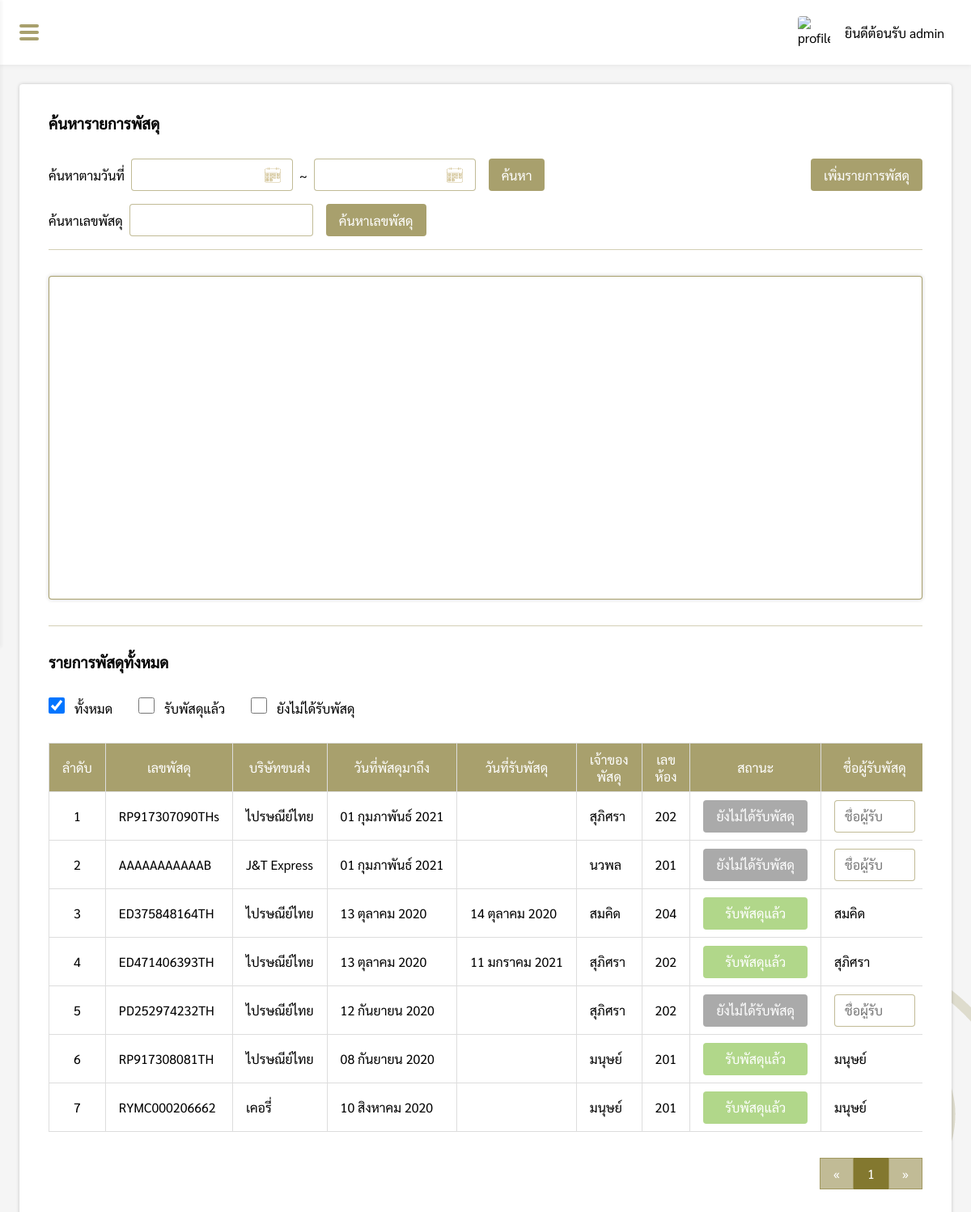
The page /pages/manage/package/index.php (signed in) on the database as committed earlier.
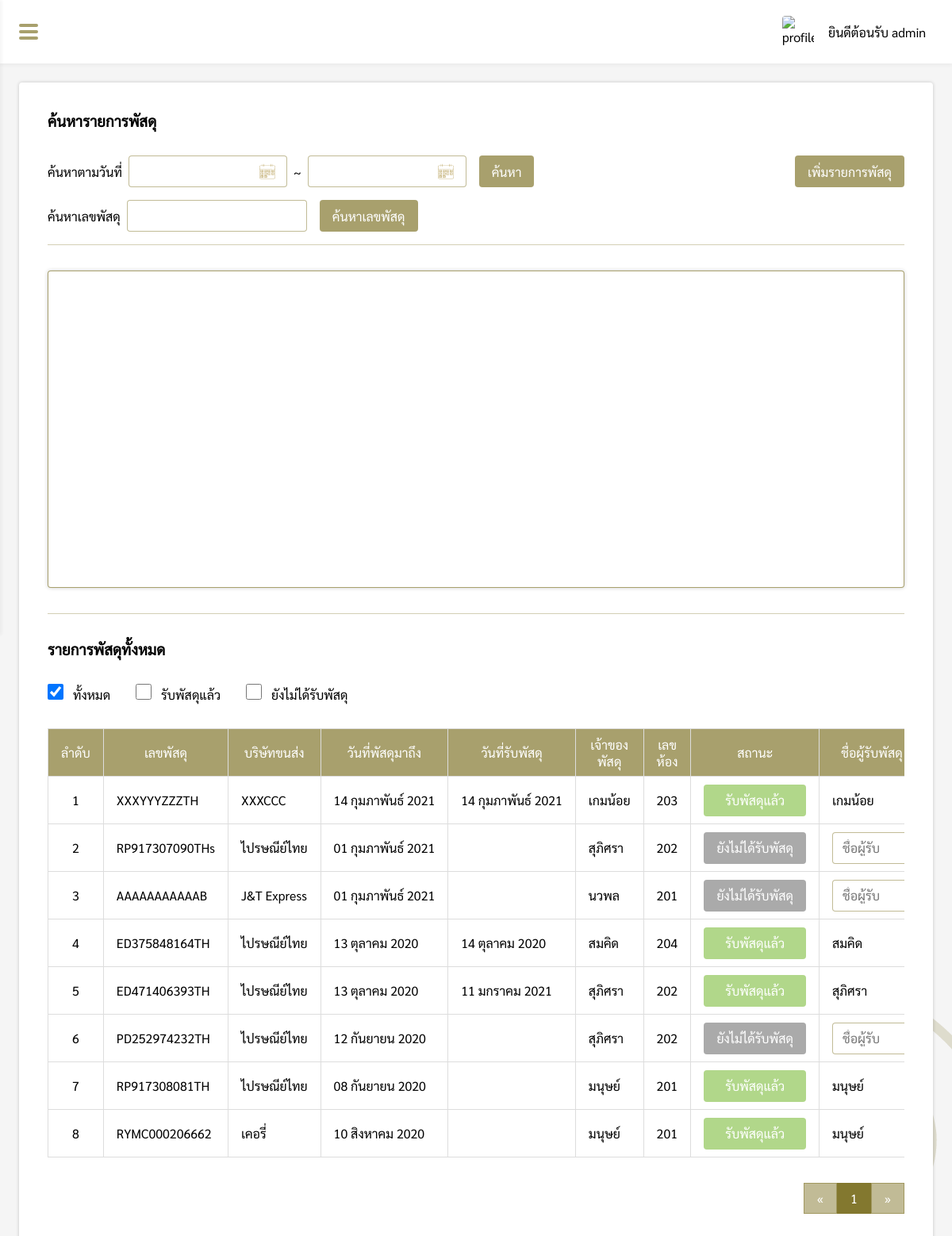
The same page on the database as committed later.
### tables this page shows
CREATE TABLE `package` (
  `package_id` int(11) NOT NULL,
  `member_id` int(11) NOT NULL,
  `package_num` varchar(200) NOT NULL,
  `package_company` varchar(200) NOT NULL,
  `package_arrived` varchar(200) NOT NULL,
  `package_status` varchar(200) NOT NULL,
  `package_name` varchar(200) NOT NULL,
  `package_room` varchar(200) NOT NULL,
  `package_received` varchar(200) DEFAULT NULL,
  `package_receiveddate` varchar(20) DEFAULT NULL
);

### pages/manage/package/index.php (the view, shortened to what the changed rows need)
<?php
if($_SESSION['level'] == 'admin' || $_SESSION['level'] == 'employee' || $_SESSION['level'] == 'guest'){
    include('../../connection.php');
    $from = @$_REQUEST['from'];
    $to = @$_REQUEST['to'];
    $code = @$_REQUEST['code'];
    $check = @$_REQUEST['status'];
    function DateThai($strDate)
    {
        $strYear = date("Y",strtotime($strDate));
        $strMonth= date("n",strtotime($strDate));
        $strDay= date("d",strtotime($strDate));
        $strMonthCut = Array("","มกราคม", "กุมภาพันธ์", "มีนาคม","เมษายน", "พฤษภาคม", "มิถุนายน", "กรกฎาคม","สิงหาคม", "กันยายน", "ตุลาคม", "พฤศจิกายน", "ธันวาคม");
        $strMonthThai=$strMonthCut[$strMonth];
        return "$strDay $strMonthThai $strYear";
    }
?>
<!DOCTYPE html>
<html lang="en">
<head>
    <link rel="stylesheet" href="../../../css/package.css">
    <link rel="stylesheet" href="../../../css/my-style.css">
    <link rel="stylesheet" href="../../../css/navbar.css">
</head>
<body>
    <div class="box">
        <div id="box-padding" style="padding:24px;">
            <div class="package-box">
                <div>
                    <?php
                    $perpage = 10;
                    if(isset($_GET['page'])){
                        $page = $_GET['page'];
                    }else{
                        $page = 1;
                    }
                    $start = ($page - 1) * $perpage;
                    $num = $start + 1;
                    if(isset($from) && isset($to) && !isset($check)){
                        if($_SESSION["level"] == "admin" || $_SESSION["level"] == "employee"){
                            $sql = "SELECT * FROM package WHERE (package_arrived BETWEEN '$from' AND '$to') ORDER BY package_arrived DESC LIMIT {$start} , {$perpage}";
                        }else if($_SESSION["level"] == "guest"){
                            $sql = "SELECT * FROM package WHERE member_id = ".$_SESSION["member_id"]." AND (package_arrived BETWEEN '$from' AND '$to') ORDER BY package_arrived DESC LIMIT {$start} , {$perpage}";
                        }
                    }else{
                        if($_SESSION["level"] == "admin" || $_SESSION["level"] == "employee"){
                            $sql = "SELECT * FROM package ORDER BY package_arrived DESC LIMIT {$start} , {$perpage} ";
                        }else if($_SESSION["level"] == "guest"){
                            $sql = "SELECT * FROM package WHERE member_id = ".$_SESSION["member_id"]." ORDER BY package_arrived DESC LIMIT {$start} , {$perpage} ";
                        }
                    }
                        $result = $conn->query($sql);
                        if ($result->num_rows > 0) {
                    ?>
                    <div style="overflow-x:auto;overflow-y:hidden;">
                        <table>
                            <tr>
                                <th>ลำดับ</th>
                                <th>เลขพัสดุ</th>
                                <th>บริษัทขนส่ง</th>
                                <th>วันที่พัสดุมาถึง</th>
                                <th>วันที่รับพัสดุ</th>
                                <th>เจ้าของพัสดุ</th>
                                <th>เลขห้อง</th>
                                <th>สถานะ</th>
                                <th>ชื่อผู้รับพัสดุ</th>
                            </tr>
                            <?php
                            while($row = $result->fetch_assoc()) {
                            ?>
                            <form action="../package/function/receivedPackage.php?package_id=<?php echo $row["package_id"]; ?>"
                                onsubmit="return confirm('คุณต้องการยืนยันการรับพัสดุใช่หรือไม่ ? ');" method="POST">
                                <tr>
                                    <td><?php echo $num; ?></td>
                                    <td><?php echo $row["package_num"]; ?></td>
                                    <td><?php echo $row["package_company"]; ?></td>
                                    <td><?php echo DateThai($row["package_arrived"]); ?></td>
                                    <td><?php if(isset($row["package_receiveddate"])){ echo DateThai($row["package_receiveddate"]); } ?>
                                    </td>
                                    <td><?php echo $row["package_name"]; ?></td>
                                    <td><?php echo $row["package_room"]; ?></td>
                                    <td style="width:200px">
                                        <?php
                                            if($row["package_status"] == 'รับพัสดุแล้ว'){
                                                echo "<div class='status_received'>";
                                                echo "<p>" .$row["package_status"] ."</p>";
                                                echo "</div>";
                                            }else{
                                                echo "<div class='status_pending'>";
                                                echo "<p>" .$row["package_status"] ."</p>";
                                                echo "</div>";
                                            }
                                        ?>
                                    </td>
                                    <td <?php if($_SESSION["level"] == "guest"){ echo "style='text-align:left;'"; } ?>>
                                        <?php
                                        if(!isset($row["package_received"])){
                                            if($_SESSION["level"] == "admin" || $_SESSION["level"] == "employee"){
                                                echo "<input type='text' name='received' placeholder='ชื่อผู้รับ' required>";
                                            }
                                        }else{
                                            echo $row["package_received"];
                                        }
                                        ?>
                                    </td>
                                </tr>
                            </form>
                            <?php $num++; } ?>
                        </table>
                    </div>
                    <?php
                    if(isset($from) && isset($to) && !isset($check)){
                        if($_SESSION["level"] == "admin" || $_SESSION["level"] == "employee"){
                            $sql2 = "SELECT * FROM package WHERE (package_arrived BETWEEN '$from' AND '$to')";
                        }else if($_SESSION["level"] == "guest"){
                            $sql2 = "SELECT * FROM package WHERE member_id = ".$_SESSION["member_id"]." AND (package_arrived BETWEEN '$from' AND '$to')";
                        }
                    }else if(!isset($from) && !isset($to) && isset($check)){
                        if($_SESSION["level"] == "admin" || $_SESSION["level"] == "employee"){
                            $sql2 = "SELECT * FROM package WHERE package_status = '$check'";
                        }else if($_SESSION["level"] == "guest"){
                            $sql2 = "SELECT * FROM package WHERE member_id = ".$_SESSION["member_id"]." AND package_status = '$check'";
                        }
                    }else{
                        if($_SESSION["level"] == "admin" || $_SESSION["level"] == "employee"){
                            $sql2 = "SELECT * FROM package";
                        }else if($_SESSION["level"] == "guest"){
                            $sql2 = "SELECT * FROM package WHERE member_id = ".$_SESSION["member_id"];
                        }
                    }
                    $query2 = mysqli_query($conn, $sql2);
                    $total_record = mysqli_num_rows($query2);
                    $total_page = ceil($total_record / $perpage);
                    if(!isset($code)){
                    ?>
                    <div style="display:flex;justify-content:flex-end">
                        <div class="pagination">
                            <?php
                            if(isset($date) && !isset($check)){
                            ?>
                            <a href="index.php?Date=<?php echo $date; ?>&page=1">&laquo;</a>
                            <?php for($i=1;$i<=$total_page;$i++){ ?>
                            <a href="index.php?Date=<?php echo $date; ?>&page=<?php echo $i; ?>"
                                <?php if($page == $i){ echo "style='background-color: rgb(131, 120, 47, 1);color:#fff;'"; }?>><?php echo $i; ?></a>
                            <?php } ?>
                            <a href="index.php?Date=<?php echo $date; ?>&page=<?php echo $total_page; ?>">&raquo;</a>
                            <?php
                            }else{
                            ?>
                            <a href="index.php?page=1">&laquo;</a>
                            <?php for($i=1;$i<=$total_page;$i++){ ?>
                            <a href="index.php?page=<?php echo $i; ?>"
                                <?php if($page == $i){ echo "style='background-color: rgb(131, 120, 47, 1);color:#fff;'"; }?>><?php echo $i; ?></a>
                            <?php } ?>
                            <a href="index.php?page=<?php echo $total_page; ?>">&raquo;</a>
                            <?php } ?>
                        </div>
                    </div>
                    <?php
                        }
                    }else{
                        echo "<div style='margin:32px 0'>ไม่มีรายการพัสดุ</div>";
                    }
                    ?>
                </div>
            </div>
        </div>
    </div>
</body>
</html>
<?php
}else{
    Header("Location: ../../login.php");
}
?>

Rows that differ between the two databases and show on the page:
added package: package_num "XXXYYYZZZTH", package_company "XXXCCC", package_arrived "14 กุมภาพันธ์ 2021", package_receiveddate "14 กุมภาพันธ์ 2021", package_name "เกมน้อย", package_room "203", package_status "รับพัสดุแล้ว", package_received "เกมน้อย"
